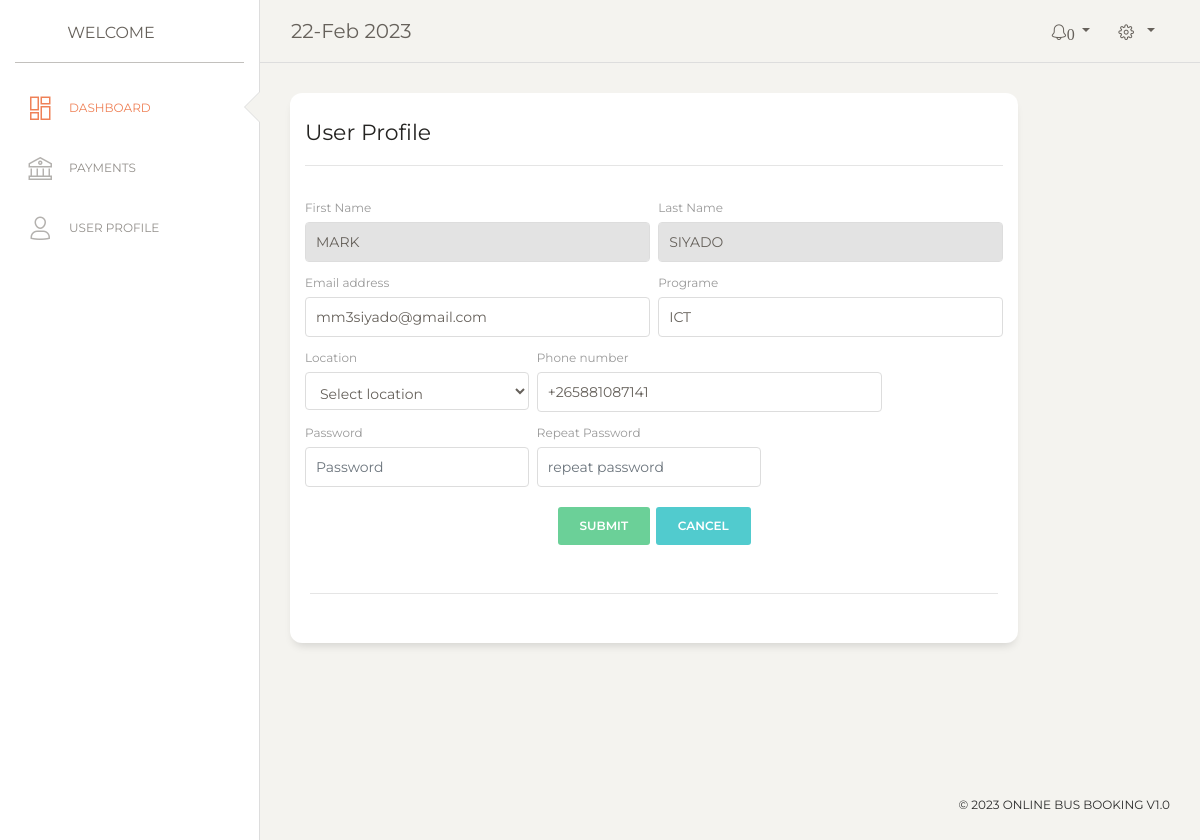
The page /user_profile.php (signed in) on the database its author committed.
### tables this page shows
CREATE TABLE `users` (
  `id` int(100) NOT NULL,
  `fname` varchar(100) NOT NULL,
  `lname` varchar(100) NOT NULL,
  `email` varchar(100) NOT NULL,
  `type` varchar(100) NOT NULL,
  `location` varchar(100) NOT NULL,
  `programe` varchar(100) NOT NULL,
  `phone` varchar(100) NOT NULL,
  `regdate` varchar(100) NOT NULL
);

### user_profile.php (the view, shortened to what this page needs)
<?php
include('functions.php');
if(isset($_SESSION['user'])){
 $userid=$_SESSION['user'];
 $sql="select * from users where id='$userid'";
 $run=$conn->query($sql);
 $details=$run->fetch_assoc();
}
?>
<!DOCTYPE html>
<html lang="en">
<?php
  include('header.php');
 ?>
<body class="">
  <div class="wrapper ">
    <div class="main-panel">
   <?php include('usernav.php')?>
      <div class="content">
        <div class="row">
          <div class="col-md-10">
            <div class="card ">
              <div class="card-header ">
                <h5 class="card-title">User Profile</h5>
                <hr>
              </div>
          <div class="card-body">
              <form method="post" action="functions.php">
                  <div class="row">
                    <div class="col-md-6 pr-1">
                      <div class="form-group">
                        <label>First Name</label>
      <input type="text" name="fname" class="form-control" value='<?php echo strtoupper($details['fname']); ?>' readonly="">
                      </div>
                    </div>
                    <div class="col-md-6 pl-1">
                      <div class="form-group">
                        <label>Last Name</label>
      <input type="text"  name="lname" class="form-control" value='<?php echo strtoupper($details['lname']); ?>' readonly="">
                      </div>
                    </div>
                  </div>
                  <div class="row">
                    <div class="col-md-6 pr-1">
                      <div class="form-group">
                        <label>Email address</label>
                        <input type="Email" name="email" class="form-control" value='<?php echo $details['email']; ?>'  required="">
                      </div>
                    </div>
                    <div class="col-md-6 pl-1">
                      <div class="form-group">
                        <label>Programe</label>
                        <input type="text"  name="programe" class="form-control" value='<?php echo $details['programe']; ?>' required="">
                      </div>
                    </div>
                  </div>
                  <div class="row">
                    <div class="col-md-4 pr-1">
                      <div class="form-group">
                        <label>Location</label>
                        <select class="form-control" name="location" required="">
                        <option>Select location</option>
 </select>
                      </div>
                    </div>
                    <div class="col-md-6 pl-1">
                      <div class="form-group">
                        <label>Phone number</label>
                        <input type="int"  name="phone" class="form-control" value='<?php echo strtoupper($details['phone']); ?>'  required="">
                      </div>
                    </div>
                  </div>
                  <div class="row">
                    <div class="col-md-4 pr-1">
                      <div class="form-group">
                        <label>Password</label>
                      <input type="Password"  name="pass1" class="form-control" placeholder="Password" required="">
                      </div>
                    </div>
                    <div class="col-md-4 pl-1">
                      <div class="form-group">
                        <label>Repeat Password</label>
                        <input type="Password"  name="pass2" class="form-control" placeholder="repeat password" required="">
                      </div>
                    </div>
                  </div>
                  <div class="row">
                    <div class="update ml-auto mr-auto">
                      <button type="submit" name="updateuser" class="btn btn-success ">Submit</button>
                      <button type="reset" class="btn btn-primary ">Cancel</button>
                    </div>
                  </div>
                </form>
        </div>
              <div class="card-footer ">
                <hr>
                <div class="stats">
                </div>
              </div>
            </div>
          </div>
        </div>
      </div>
</body>
</html>

### rows shown on the page
users: fname "MARK", lname "SIYADO", email "mm3siyado@gmail.com", programe "ICT", phone "+265881087141"

### other values the page prints
$row "0"
